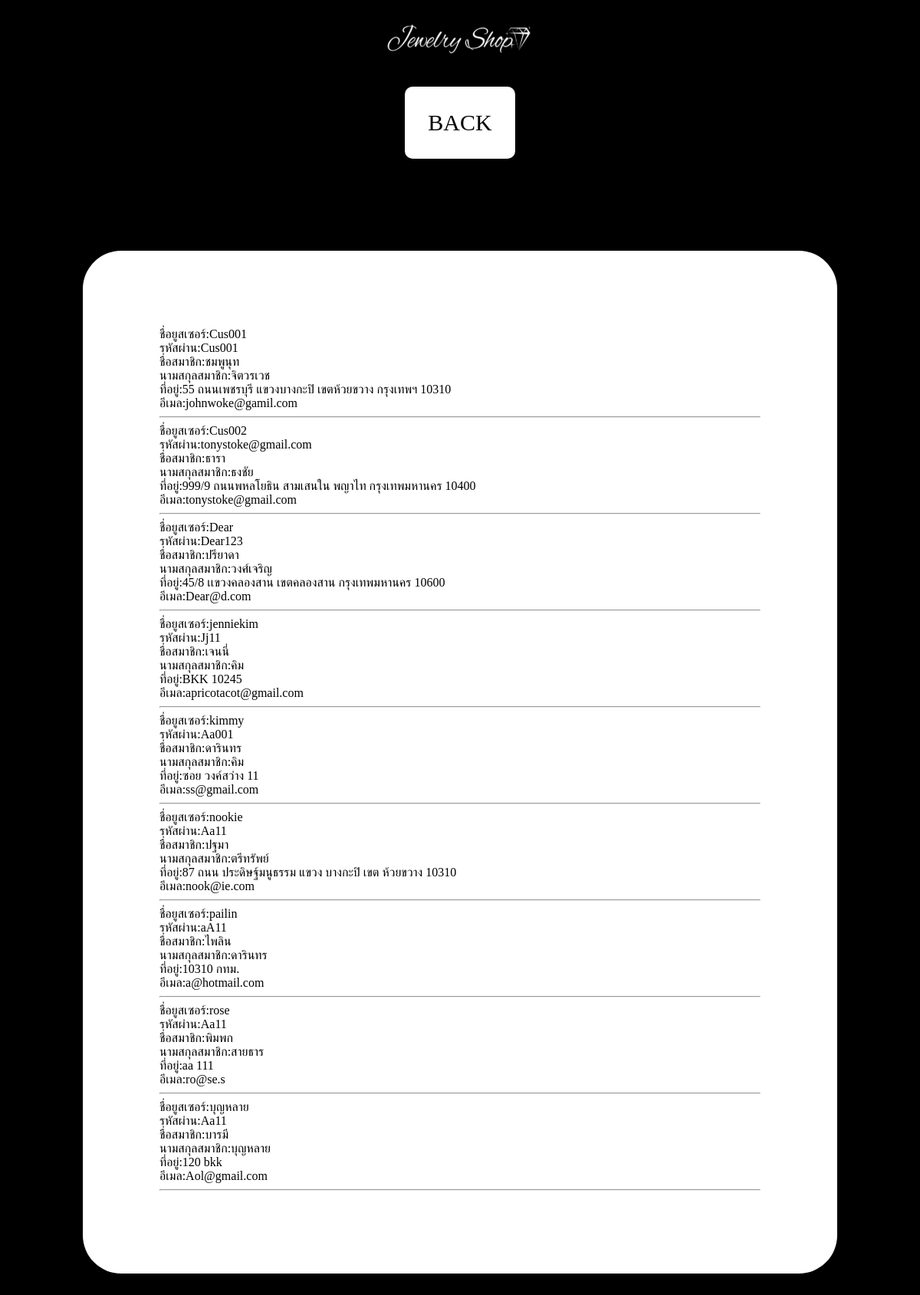
/projectweb/detailcustomerr.php, run on the app's committed database.
### tables this page shows
CREATE TABLE `customer` (
  `username_cus` varchar(50) NOT NULL,
  `password_cus` varchar(50) NOT NULL,
  `name_cus` varchar(50) NOT NULL,
  `surname_cus` varchar(50) NOT NULL,
  `address_cus` varchar(200) NOT NULL
);

CREATE TABLE `email_customer` (
  `username_cus` varchar(50) NOT NULL,
  `email_cus` varchar(50) NOT NULL
);

### projectweb/detailcustomerr.php (the view, shortened to what this page needs)
<?php include "connect2.php"?>
<html>
<head>
    <link href="style/style_ad.css" rel="stylesheet">
</head>
<body >
<header>
<img src="img_decorate/jewshop5.png" width="200" height="40" >
</header>
<nav>
    <a href="homead.php">BACK</a>
    </nav>
<div class="list">
<?php
$stmt = $pdo->prepare("SELECT customer.username_cus,customer.password_cus,customer.name_cus,customer.surname_cus,customer.address_cus,email_customer.email_cus FROM customer JOIN email_customer
ON customer.username_cus=email_customer.username_cus;
");
$stmt->execute();
?>
<?php
while ($row = $stmt->fetch()) {
?>
ชื่อยูสเซอร์:<?=$row ["username_cus"]?><br>
รหัสผ่าน:<?=$row ["password_cus"]?><br>
ชื่อสมาชิก:<?=$row ["name_cus"]?><br>
นามสกุลสมาชิก:<?=$row ["surname_cus"]?><br>
ที่อยู่:<?=$row ["address_cus"]?><br>
อีเมล:<?=$row ["email_cus"]?><br><hr>
<?php } ?>
</div>
</body>
</html>

### projectweb/style/style_ad.css (style rules this page uses)
nav { text-align:center; }
nav a { display: inline-flex; text-align:center; font-size:30px; border-radius:10px; margin:20px; padding:30px; background:white; color:black; }
body { background-color:black; }
header { background-color:black; display: flex; justify-content:center; height: 85px; align-items: center; }
a:link { text-decoration:none; }
.list { padding: 100px; background-color:white; margin:100px 100px; border-radius:50px; }

### data on the page
customer: username_cus "Cus001", password_cus "Cus001", name_cus "ชมพูนุท", surname_cus "จิตวรเวช", address_cus "55 ถนนเพชรบุรี แขวงบางกะปิ เขตห้วยขวาง กรุงเทพฯ 10310", email_customer.email_cus "johnwoke@gamil.com"
customer: username_cus "Cus002", password_cus "tonystoke@gmail.com", name_cus "ธารา", surname_cus "ธงชัย", address_cus "999/9 ถนนพหลโยธิน สามเสนใน พญาไท กรุงเทพมหานคร 10400", email_customer.email_cus "tonystoke@gmail.com"
customer: username_cus "Dear", password_cus "Dear123", name_cus "ปรียาดา", surname_cus "วงศ์เจริญ", address_cus "45/8 เเขวงคลองสาน เขตคลองสาน กรุงเทพมหานคร 10600", email_customer.email_cus "Dear@d.com"
customer: username_cus "jenniekim", password_cus "Jj11", name_cus "เจนนี่", surname_cus "คิม", address_cus "BKK 10245", email_customer.email_cus "apricotacot@gmail.com"
customer: username_cus "kimmy", password_cus "Aa001", name_cus "ดารินทร", surname_cus "คิม", address_cus "ซอย วงค์สว่าง 11", email_customer.email_cus "ss@gmail.com"
customer: username_cus "nookie", password_cus "Aa11", name_cus "ปฐมา", surname_cus "ตรีทรัพย์", address_cus "87 ถนน ประดิษฐ์มนูธรรม แขวง บางกะปิ เขต ห้วยขวาง 10310", email_customer.email_cus "nook@ie.com"
customer: username_cus "pailin", password_cus "aA11", name_cus "ไพลิน", surname_cus "ดารินทร", address_cus "10310 กทม.", email_customer.email_cus "a@hotmail.com"
customer: username_cus "rose", password_cus "Aa11", name_cus "พิมพก", surname_cus "สายธาร", address_cus "aa 111", email_customer.email_cus "ro@se.s"
customer: username_cus "บุญหลาย", password_cus "Aa11", name_cus "บารมี", surname_cus "บุญหลาย", address_cus "120 bkk", email_customer.email_cus "Aol@gmail.com"
